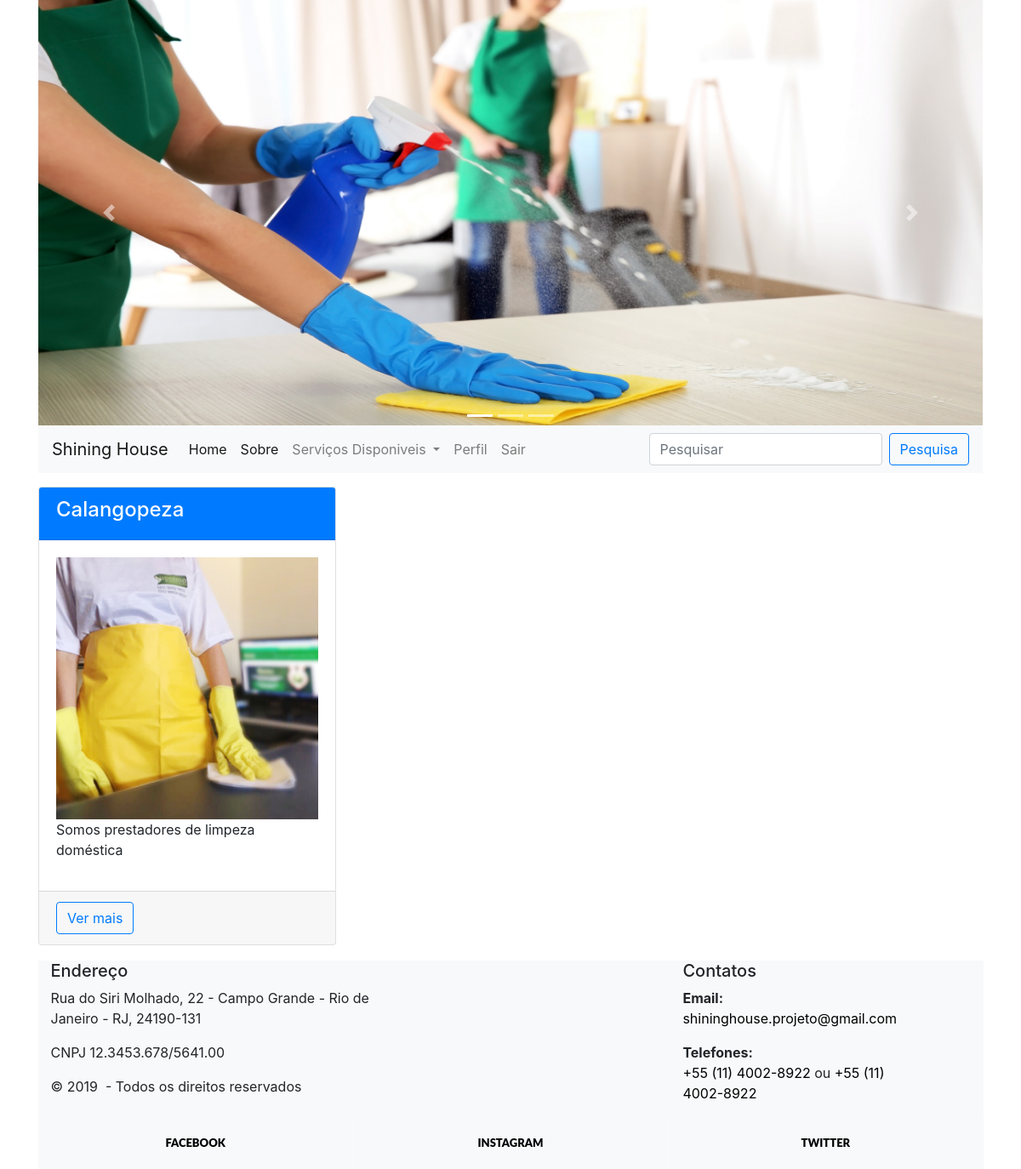
/pesquisa.php?q=domestico (signed in), run on the app's committed database.
### tables this page shows
CREATE TABLE `produto` (
  `idproduto` int(11) NOT NULL,
  `titulo` varchar(50) NOT NULL,
  `descricao` longtext NOT NULL,
  `telefone` text NOT NULL,
  `imagem` varchar(50) NOT NULL,
  `categoria` varchar(30) NOT NULL,
  `estado` varchar(2) NOT NULL
);

### pesquisa.php (the view, shortened to what this page needs)
<?php
   $q = $_GET['q'];
   include "banco.php";
   include "anterior.php";
    $query = "select * from produto where titulo like '%$q%' or descricao like '%$q%' or categoria like '%$q%'";
    $exec = mysqli_query($con, $query);
    echo "<div class='row'>";
    while($p = mysqli_fetch_array($exec)){
      $titulo = $p['titulo'];
      $iproduto = $p['idproduto'];
      $imagem = $p['imagem'];
      $descricao = $p['descricao'];
      $descricao = substr($descricao,0,50);
      echo "
       <div class='col-xs-12 col-md-6 col-lg-4 mt-3'>
           <div class='card'>
               <div class='card-header bg-primary text-white'>
               <h4>$titulo</h4>
           </div>
           <div class='card-body'>
               <img src='produtos/$imagem' style='width:100%' />
               <p>$descricao</p>
           </div>
           <div class='card-footer'>
               <a href='produto.php?id=$iproduto' class='btn btn-outline-primary'>
               Ver mais
               </a>
            </div>
          </div>
       </div>
      ";
    }
    echo "</div>";
    include "posterior.php";
?>

### rodape.php (style rules this page uses)
.context-dark, .bg-gray-dark, .bg-primary { color: rgba(255, 255, 255, 0.8); }

### data on the page
produto: titulo "Calangopeza", imagem (picture), descricao "Somos prestadores de limpeza doméstica"
